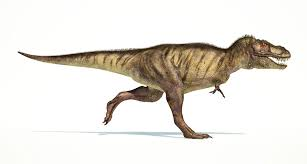
#> input picture 3/image.jpg, 307 x 164 px
$ python book9.py --image image.jpg
#> lines starting #> are read from the running program, lines starting #| are printed output that depends on the picture
import cv2
import numpy as np
import argparse

ap=argparse.ArgumentParser()
ap.add_argument('-i','--image',required=True,help='Path to the image')
args=vars(ap.parse_args())

image=cv2.imread(args['image'])
#> image is the input picture: shape (164, 307, 3); mean B, G, R 221.4, 227.8, 231.6
cv2.imshow('Original',image)

cropped=image[30:120,240:335]
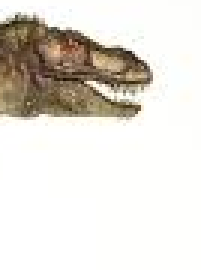
#> cropped: shape (90, 67, 3) (shown 3 times larger); mean B, G, R 214.6, 222, 226.4
cv2.imshow('Rex face',cropped)
cv2.waitKey(0)
